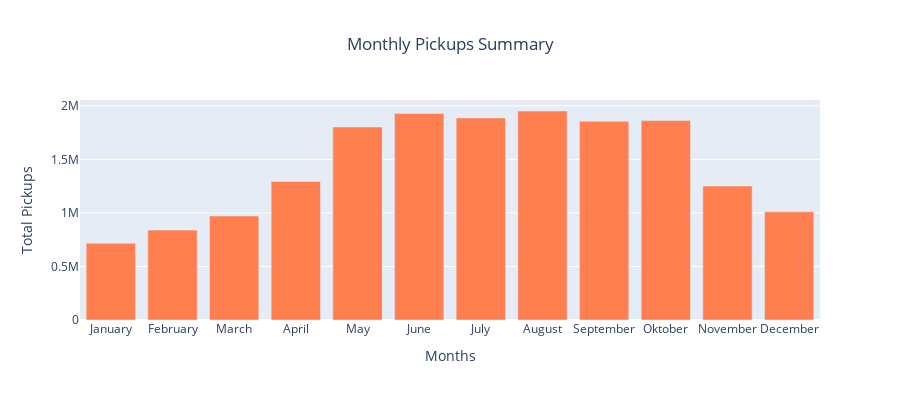

Notebook source saved alongside this figure:
### Markdown cell above
Plotting the pickups and droppoff count for each month, to see if there are any months in the dataset where the bikes are used more frequently

### Code cell
# Plotting the pickups and dropoff counts for each month
months = ['January', 'February', 'March', 'April', 'May', 'June', 'July', 'August', 'September', 'Oktober', 'November', 'December']
pick_drop = [pickups_and_dropoffs[pickups_and_dropoffs['month'] == i+1]['pickups'].sum() for i, month in enumerate(months)]

fig = go.Figure(data=[go.Bar(x=months, y=pick_drop, marker_color='skyblue')])
fig.update_layout(xaxis_title="Months", yaxis_title="Total Pickups", title="Monthly Pickups Summary", title_x=0.5, width=900,  height=400)
fig.show()

### Figure 1 — Plotly figure (JSON) as saved in the notebook; plotly's stock layout.template omitted (floating-point values rounded to 4 significant figures)
{"data": [{"marker": {"color": "coral"}, "type": "bar", "x": ["January", "February", "March", "April", "May", "June", "July", "August", "September", "Oktober", "November", "December"], "y": [716439, 839540, 971363, 1293503, 1802596, 1928728, 1887426, 1952030, 1855354, 1862548, 1250814, 1010098]}], "layout": {"height": 400, "title": {"text": "Monthly Pickups Summary", "x": 0.5}, "width": 900, "xaxis": {"title": {"text": "Months"}}, "yaxis": {"title": {"text": "Total Pickups"}}}}
